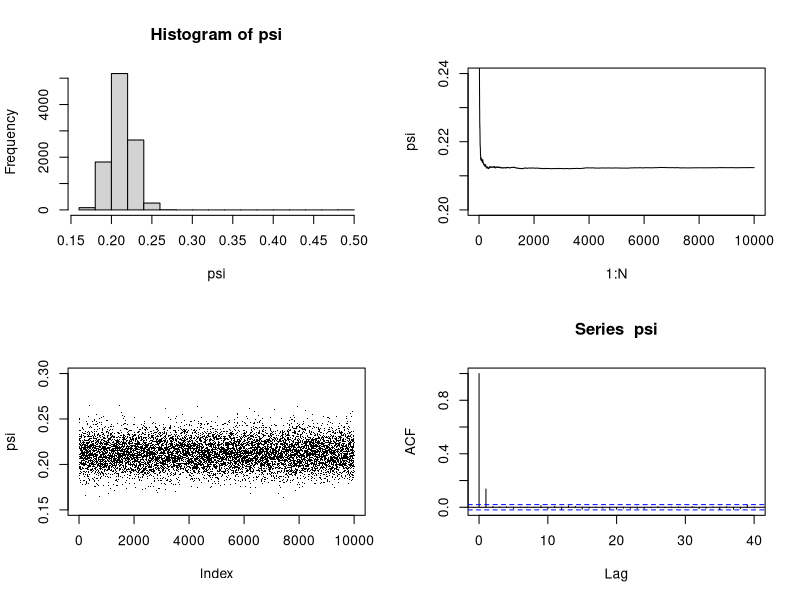

The R source for this figure:
N <- 10000            # Number of iterations
Nb <- 2000; N1 <- N+1  # Burn-in

psi <- numeric(N) 
psi[1] <- .5          # Initial value

alpha.0  <- 1.0
beta.0  <- 1.0
eta <- 0.99
theta <- 0.97
r <- 233
n  <- 1000

for(i in 2:N) {      # Gibbs Sampler Loop
tau<-psi[i-1]*eta+(1-psi[i-1])* (1-theta)        
X <- rbinom(1, r, psi[i-1]* eta/tau)
Y <- rbinom(1, n-r, psi[i-1]*(1-eta)/(1-tau))
psi[i] <- rbeta(1, alpha.0+X+Y, beta.0+n-X-Y)
}

gspsi  <- mean(psi[Nb:N])

par(mfrow=c(2,2))
hist(psi)
plot(1:N,cumsum(psi)/(1:N),type="l",ylab= "psi", ylim=c(0.20,0.24))
plot(psi,type='p',pch='.',ylim=c(0.15,0.30))
acf(psi)


## NAME: spamfilter.R
## USAGE: within R, at interactive prompt
##        source("spamfilter.R")
## REQUIRED ARGUMENTS: none
## OPTIONS: none
## DESCRIPTION: Use Bayesian analysis with Gibbs sampler to estimate
##              prevalence of spam emails from sample
## DIAGNOSTICS: none
## CONFIGURATION AND ENVIRONMENT: Base R
## DEPENDENCIES: none
## INCOMPATIBILITIES: none known
## PROVENANCE: based on
## https://rstudio-pubs-static.s3.amazonaws.com/279858_010f9da7c8d744988019397e3fe51cb2.html
## BUGS AND LIMITATIONS: none known 
## FEATURES AND POTENTIAL IMPROVEMENTS: better reporting

## AUTHOR:  Steve Dunbar
## VERSION: Version 1.0 Fri Feb  5 08:17:12 AM CST 2021
## KEYWORDS: Gibbs sampler, conjugate, Bayesian analysis

